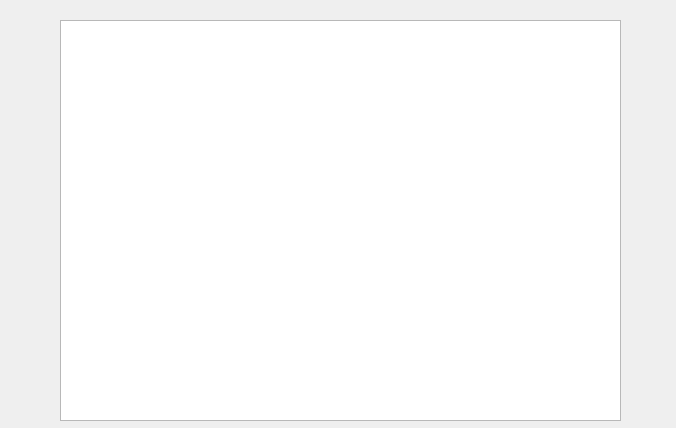
<?xml version="1.0" encoding="UTF-8"?>
<ui version="4.0">
 <class>Test</class>
 <widget class="QDialog" name="Test">
  <property name="geometry">
   <rect>
    <x>0</x>
    <y>0</y>
    <width>676</width>
    <height>428</height>
   </rect>
  </property>
  <property name="windowTitle">
   <string>Dialog</string>
  </property>
  <widget class="QTableView" name="tableView">
   <property name="geometry">
    <rect>
     <x>60</x>
     <y>20</y>
     <width>561</width>
     <height>401</height>
    </rect>
   </property>
  </widget>
 </widget>
 <resources/>
 <connections/>
</ui>
